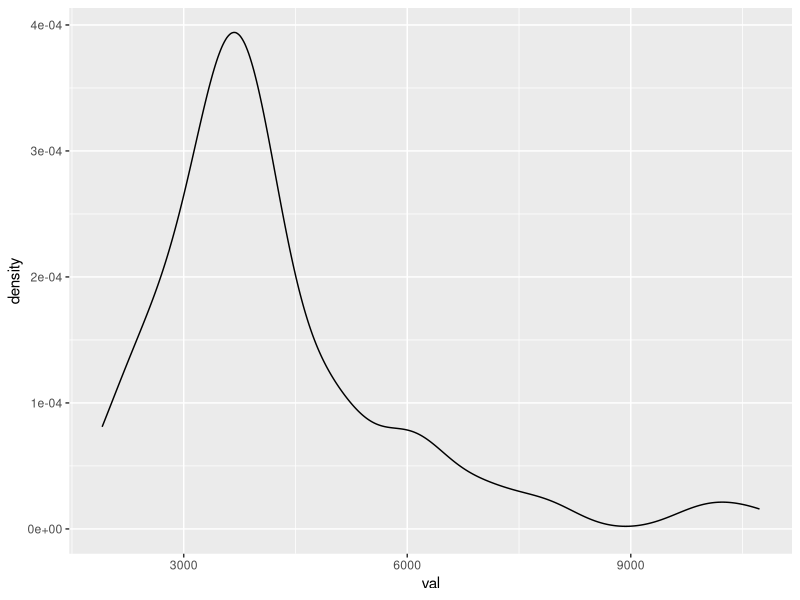
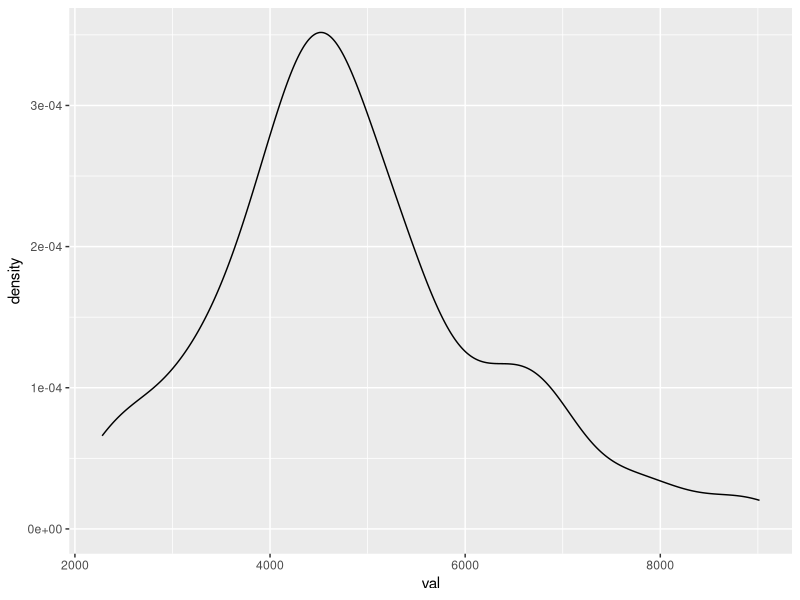

The R source for these figures, in order:
library(ggplot2)

data <- read.csv("parsed_uncooked_results.csv")
p <- ggplot(data, aes(val)) + geom_density()
p
kruskal.test(val~group, data=data)


data <- read.csv("parsed_cooked_results.csv")
p <- ggplot(data, aes(val)) + geom_density()
p
kruskal.test(val~group, data=data)
